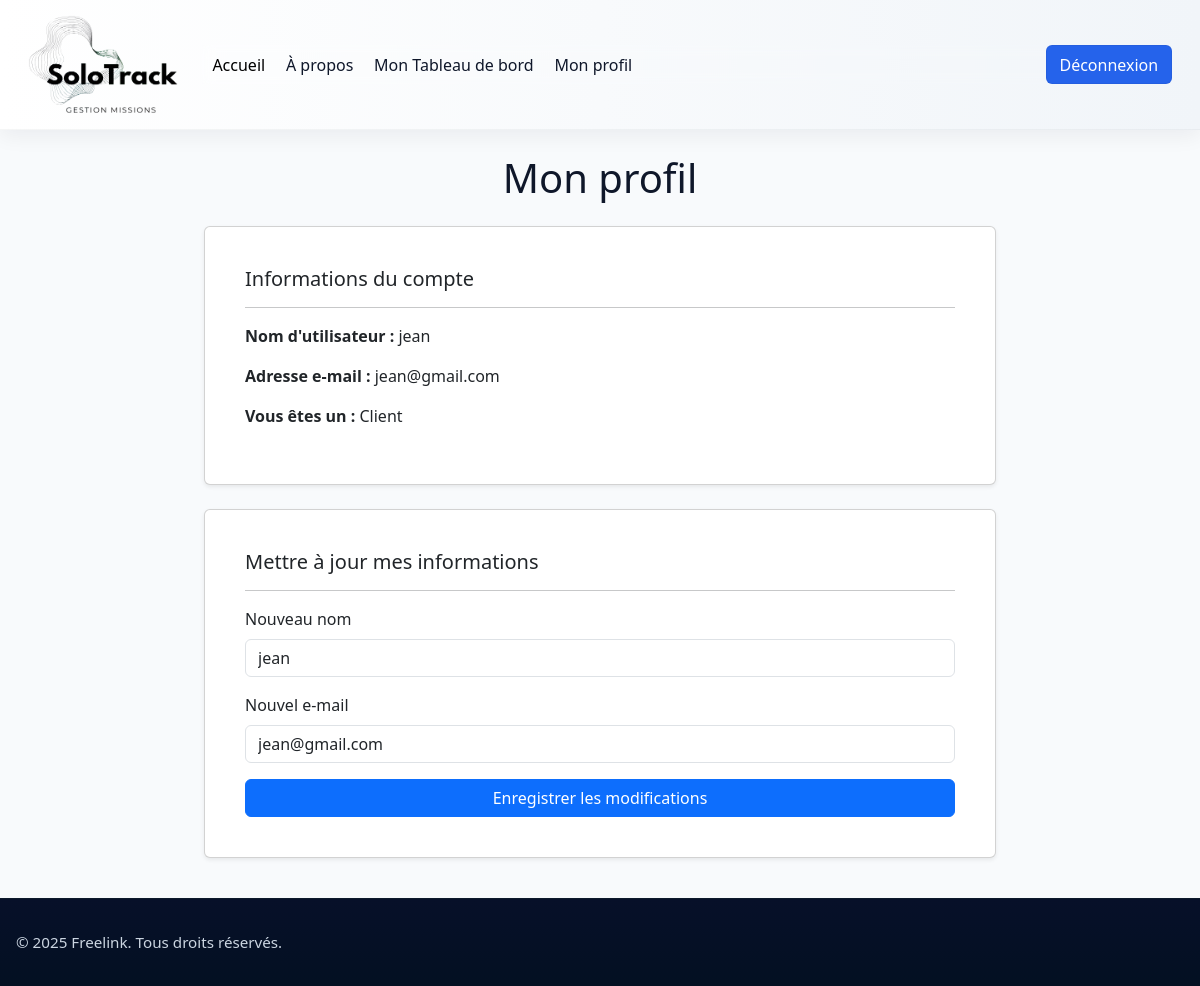
The app's page /profile/jean (signed in) with its own data.
### website/models.py (models this page shows)
class User(db.Model, UserMixin):
    id = db.Column(db.Integer, primary_key=True)
    email = db.Column(db.String(150), unique=True)
    password = db.Column(db.String(150))
    name = db.Column(db.String(150))
    admin = db.Column(db.Boolean, default=False)
    role = db.Column(db.String(50), nullable=False, default='Client')
    missions_assigned = db.relationship('Missions', foreign_keys='Missions.freelance_id', backref='creator', lazy=True)
    missions_created = db.relationship('Missions', foreign_keys='Missions.user_id', backref='client', lazy=True)

### website/profile.py (the view, shortened to what this page needs)
@profile.route('/<username>', methods=['GET', 'POST'])
@login_required
def profile_page(username):
    if current_user.name != username:
        return render_template('error/404.html'), 403
    return render_template('user/profile.html', user=current_user)

### website/templates/user/profile.html (shortened to what this page needs)
{% extends "base.html" %}
{% block content %}
    <div class="row justify-content-center">
        <div class="col-lg-8">
            <h1 class="text-center mb-4">Mon profil</h1>
            <div class="card p-4 shadow-sm">
                <div class="card-body">
                    <h5 class="card-title">Informations du compte</h5>
                    <hr>
                    <div class="row">
                        <div class="col-md-6">
                            <p><strong>Nom d'utilisateur :</strong> {{ user.name }}</p>
                            <p><strong>Adresse e-mail :</strong> {{ user.email }}</p>
                            <p><strong>Vous êtes un :</strong> {{ user.role }}</p>
                        </div>
                    </div>
                </div>
            </div>
            <div class="card p-4 mt-4 shadow-sm">
                <div class="card-body">
                    <h5 class="card-title">Mettre à jour mes informations</h5>
                    <hr>
                    <form action="#" method="post">
                        <div class="mb-3">
                            <label for="name" class="form-label">Nouveau nom</label>
                            <input type="text" class="form-control" id="name" name="name" value="{{ user.name }}" required>
                        </div>
                        <div class="mb-3">
                            <label for="email" class="form-label">Nouvel e-mail</label>
                            <input type="email" class="form-control" id="email" name="email" value="{{ user.email }}" required>
                        </div>
                        <div class="d-grid gap-2">
                            <button type="submit" class="btn btn-primary">Enregistrer les modifications</button>
                        </div>
                    </form>
                </div>
            </div>
        </div>
    </div>
{% endblock %}

### website/static/css/base.css (style rules this page uses)
:root { --bg: #f8fafc; --nav-bg: #ffffff; --nav-accent: #f1f5f9; --nav-text: #0f172a; --primary: #2563eb; --accent: #06b6d4; --muted: #64748b; --footer-bg: #071029; --footer-text: #cbd5e1; --footer-accent: rgba(255,255,255,0.04); }
body { background-color: var(--bg); color: var(--nav-text); -webkit-font-smoothing:antialiased; overflow-x: hidden; }

### records on screen
User: name "jean", email "jean@gmail.com", role "Client"
